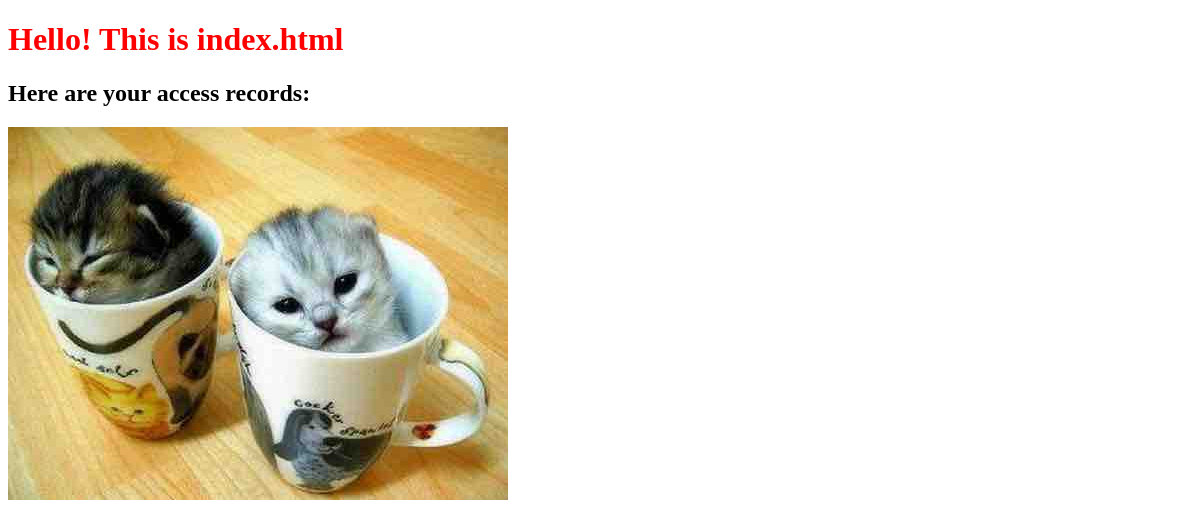
Before: / with the older database file.
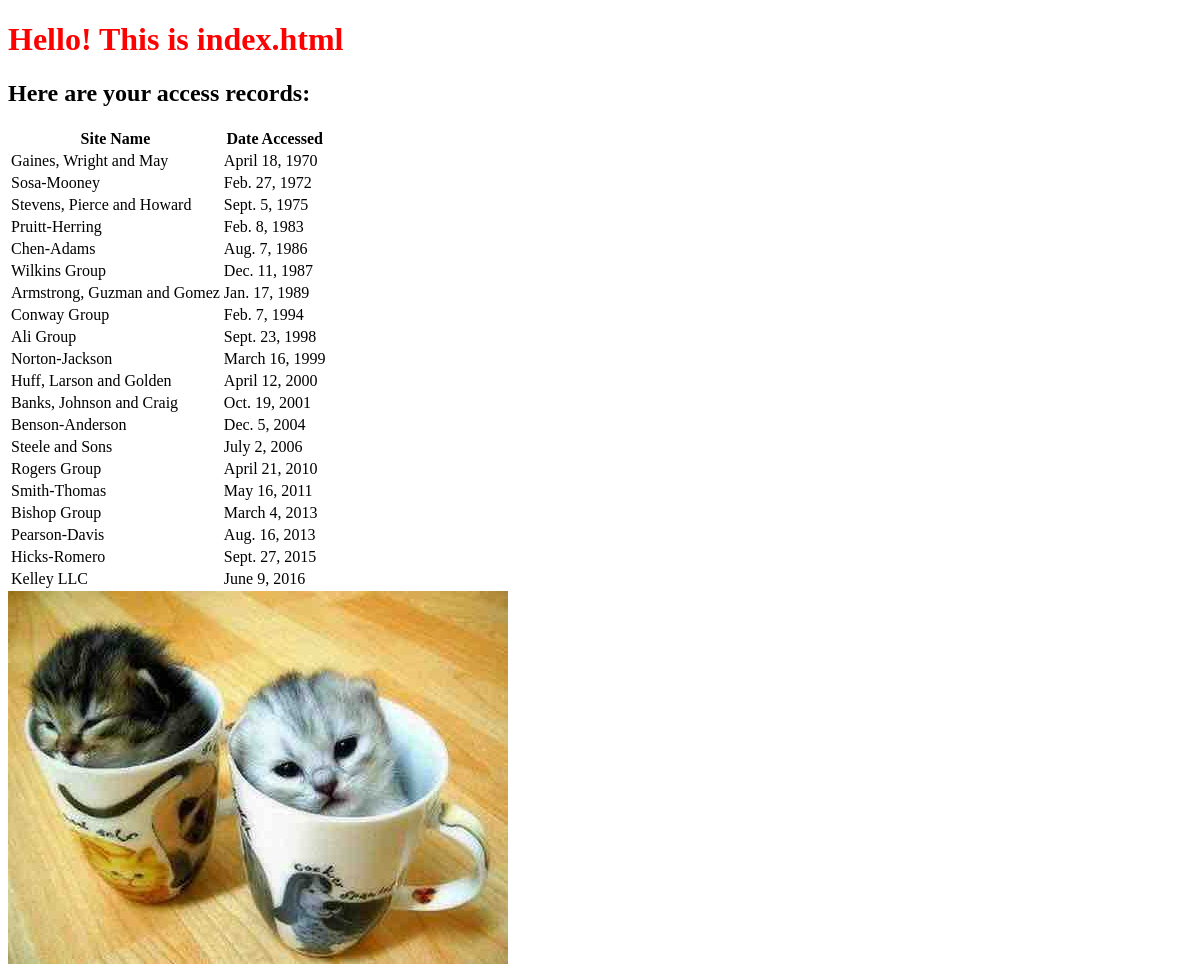
After: the same page with the newer database file.
### AppTwo/models.py (models this page shows, shortened)
class Access(models.Model):
    name = models.ForeignKey(Webpage, on_delete=models.CASCADE)
    date = models.DateField()

class Webpage(models.Model):
    topic = models.ForeignKey(Topic, on_delete=models.CASCADE)
    name = models.CharField(max_length=264, unique=True)
    url = models.URLField(unique=True)
    def __str__(self):
        return self.name

### AppTwo/views.py (the view)
# urls.py: re_path(r'^$', views.index, name='index'),
def index(request):
    webpages_list = Access.objects.order_by('date')
    date_dict = {'access': webpages_list}
    return render(request, 'AppTwo/index.html', context=date_dict)

### templates/AppTwo/index.html (shortened to what this page needs)
<!DOCTYPE html>
{% load static %}
<html lang="en" dir="ltr">
  <head>
    <link rel="stylesheet" href="{% static 'css/mystyle.css' %}"/>
  </head>
  <body>
    <h1>Hello! This is index.html </h1>
    <h2>Here are your access records: </h2>
    <div class="djangtwo">
      {% if access %}
      <table>
        {{'<thead> <th>Site Name</th>    <th>Date Accessed</th> </thead>'}}
        {% for acc in access%}
        <tr>
          <td>{{acc.name}}</td>
          <td>{{acc.date}}</td>
        </tr>
        {%endfor%}
      </table>
      {% endif %}
    </div>
    <img src="{% static 'images/pic1.jpeg' %}" alt="My image">
  </body>
</html>

### static/css/mystyle.css (style rules this page uses)
h1 { color: red; }

Changed rows visible on the page:
added Access: name "Gaines, Wright and May", date "April 18, 1970"
added Access: name "Sosa-Mooney", date "Feb. 27, 1972"
added Access: name "Stevens, Pierce and Howard", date "Sept. 5, 1975"
added Access: name "Pruitt-Herring", date "Feb. 8, 1983"
added Access: name "Chen-Adams", date "Aug. 7, 1986"
added Access: name "Wilkins Group", date "Dec. 11, 1987"
added Access: name "Armstrong, Guzman and Gomez", date "Jan. 17, 1989"
added Access: name "Conway Group", date "Feb. 7, 1994"
added Access: name "Ali Group", date "Sept. 23, 1998"
added Access: name "Norton-Jackson", date "March 16, 1999"
added Access: name "Huff, Larson and Golden", date "April 12, 2000"
added Access: name "Banks, Johnson and Craig", date "Oct. 19, 2001"
added Access: name "Benson-Anderson", date "Dec. 5, 2004"
added Access: name "Steele and Sons", date "July 2, 2006"
added Access: name "Rogers Group", date "April 21, 2010"
added Access: name "Smith-Thomas", date "May 16, 2011"
added Access: name "Bishop Group", date "March 4, 2013"
added Access: name "Pearson-Davis", date "Aug. 16, 2013"
added Access: name "Hicks-Romero", date "Sept. 27, 2015"
added Access: name "Kelley LLC", date "June 9, 2016"
Other visible differences:
{{ '<thead> <th>Site Name</th>    <th>Date Accessed</th> </thead>' }}: (not shown) → "Site Name Date Accessed"
